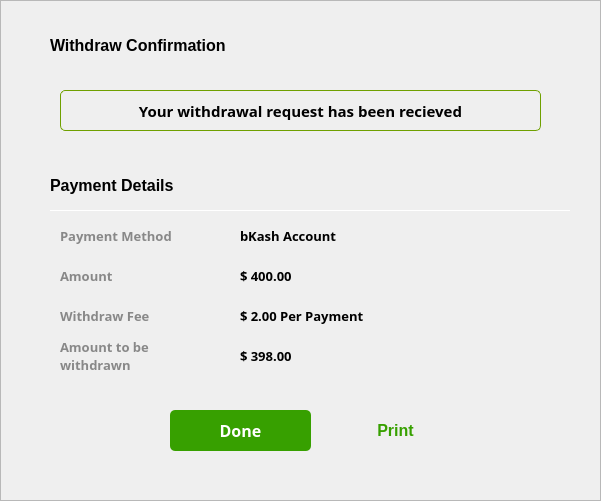
     <widget class="QFrame" name="frame_payment_3">
      <property name="geometry">
       <rect>
        <x>640</x>
        <y>100</y>
        <width>601</width>
        <height>501</height>
       </rect>
      </property>
      <property name="frameShape">
       <enum>QFrame::StyledPanel</enum>
      </property>
      <property name="frameShadow">
       <enum>QFrame::Raised</enum>
      </property>
      <widget class="QLabel" name="label_withdraw_confirm">
       <property name="geometry">
        <rect>
         <x>50</x>
         <y>30</y>
         <width>261</width>
         <height>31</height>
        </rect>
       </property>
       <property name="font">
        <font>
         <family>Segoe UI</family>
         <pointsize>12</pointsize>
         <weight>75</weight>
         <bold>true</bold>
        </font>
       </property>
       <property name="focusPolicy">
        <enum>Qt::NoFocus</enum>
       </property>
       <property name="styleSheet">
        <string notr="true">background:none;
border:none;
border-radius: none;</string>
       </property>
       <property name="text">
        <string>Withdraw Confirmation</string>
       </property>
       <property name="alignment">
        <set>Qt::AlignLeading|Qt::AlignLeft|Qt::AlignVCenter</set>
       </property>
      </widget>
      <widget class="QLabel" name="label_wallet_payment_method_3">
       <property name="geometry">
        <rect>
         <x>60</x>
         <y>220</y>
         <width>111</width>
         <height>31</height>
        </rect>
       </property>
       <property name="font">
        <font>
         <family>Segoe UI Semibold</family>
         <pointsize>10</pointsize>
         <weight>75</weight>
         <bold>true</bold>
        </font>
       </property>
       <property name="focusPolicy">
        <enum>Qt::NoFocus</enum>
       </property>
       <property name="styleSheet">
        <string notr="true">background:none;
border:none;
color:#888888;
border-radius: none;</string>
       </property>
       <property name="text">
        <string>Payment Method</string>
       </property>
       <property name="alignment">
        <set>Qt::AlignLeading|Qt::AlignLeft|Qt::AlignVCenter</set>
       </property>
      </widget>
      <widget class="QLabel" name="label_wallet_amount_2">
       <property name="geometry">
        <rect>
         <x>60</x>
         <y>260</y>
         <width>111</width>
         <height>31</height>
        </rect>
       </property>
       <property name="font">
        <font>
         <family>Segoe UI Semibold</family>
         <pointsize>10</pointsize>
         <weight>75</weight>
         <bold>true</bold>
        </font>
       </property>
       <property name="focusPolicy">
        <enum>Qt::NoFocus</enum>
       </property>
       <property name="styleSheet">
        <string notr="true">background:none;
border:none;
color:#888888;
border-radius: none;</string>
       </property>
       <property name="text">
        <string>Amount</string>
       </property>
       <property name="alignment">
        <set>Qt::AlignLeading|Qt::AlignLeft|Qt::AlignVCenter</set>
       </property>
      </widget>
      <widget class="QLabel" name="label_wallet_payment_method_4">
       <property name="geometry">
        <rect>
         <x>240</x>
         <y>220</y>
         <width>251</width>
         <height>31</height>
        </rect>
       </property>
       <property name="font">
        <font>
         <family>Segoe UI Semibold</family>
         <pointsize>10</pointsize>
         <weight>75</weight>
         <bold>true</bold>
        </font>
       </property>
       <property name="focusPolicy">
        <enum>Qt::NoFocus</enum>
       </property>
       <property name="styleSheet">
        <string notr="true">background:none;
border:none;
border-radius: none;</string>
       </property>
       <property name="text">
        <string>bKash Account</string>
       </property>
       <property name="alignment">
        <set>Qt::AlignLeading|Qt::AlignLeft|Qt::AlignVCenter</set>
       </property>
      </widget>
      <widget class="QLabel" name="label_wallet_withdraw_fee_2">
       <property name="geometry">
        <rect>
         <x>60</x>
         <y>300</y>
         <width>111</width>
         <height>31</height>
        </rect>
       </property>
       <property name="font">
        <font>
         <family>Segoe UI Semibold</family>
         <pointsize>10</pointsize>
         <weight>75</weight>
         <bold>true</bold>
        </font>
       </property>
       <property name="focusPolicy">
        <enum>Qt::NoFocus</enum>
       </property>
       <property name="styleSheet">
        <string notr="true">background:none;
border:none;
color:#888888;
border-radius: none;</string>
       </property>
       <property name="text">
        <string>Withdraw Fee</string>
       </property>
       <property name="alignment">
        <set>Qt::AlignLeading|Qt::AlignLeft|Qt::AlignVCenter</set>
       </property>
      </widget>
      <widget class="QLabel" name="label_wallet_fee_2">
       <property name="geometry">
        <rect>
         <x>240</x>
         <y>300</y>
         <width>251</width>
         <height>31</height>
        </rect>
       </property>
       <property name="font">
        <font>
         <family>Segoe UI Semibold</family>
         <pointsize>10</pointsize>
         <weight>75</weight>
         <bold>true</bold>
        </font>
       </property>
       <property name="focusPolicy">
        <enum>Qt::NoFocus</enum>
       </property>
       <property name="styleSheet">
        <string notr="true">background:none;
border:none;
border-radius: none;</string>
       </property>
       <property name="text">
        <string>$ 2.00 Per Payment</string>
       </property>
       <property name="alignment">
        <set>Qt::AlignLeading|Qt::AlignLeft|Qt::AlignVCenter</set>
       </property>
      </widget>
      <widget class="QLabel" name="label_wallet_atbw">
       <property name="geometry">
        <rect>
         <x>60</x>
         <y>340</y>
         <width>161</width>
         <height>31</height>
        </rect>
       </property>
       <property name="font">
        <font>
         <family>Segoe UI Semibold</family>
         <pointsize>10</pointsize>
         <weight>75</weight>
         <bold>true</bold>
        </font>
       </property>
       <property name="focusPolicy">
        <enum>Qt::NoFocus</enum>
       </property>
       <property name="styleSheet">
        <string notr="true">background:none;
border:none;
color:#888888;
border-radius: none;</string>
       </property>
       <property name="text">
        <string>Amount to be withdrawn</string>
       </property>
       <property name="alignment">
        <set>Qt::AlignLeading|Qt::AlignLeft|Qt::AlignVCenter</set>
       </property>
       <property name="wordWrap">
        <bool>true</bool>
       </property>
      </widget>
      <widget class="QPushButton" name="pushButton_done">
       <property name="geometry">
        <rect>
         <x>170</x>
         <y>410</y>
         <width>141</width>
         <height>41</height>
        </rect>
       </property>
       <property name="font">
        <font>
         <family>Segoe UI Semibold</family>
         <pointsize>12</pointsize>
         <weight>75</weight>
         <bold>true</bold>
        </font>
       </property>
       <property name="cursor">
        <cursorShape>PointingHandCursor</cursorShape>
       </property>
       <property name="focusPolicy">
        <enum>Qt::NoFocus</enum>
       </property>
       <property name="styleSheet">
        <string notr="true">*{
background:#37a000;
color:white;
border-radius: 5px;
}
:hover{
background: #2f8700;
}</string>
       </property>
       <property name="text">
        <string>Done</string>
       </property>
      </widget>
      <widget class="QPushButton" name="pushButton_print">
       <property name="geometry">
        <rect>
         <x>330</x>
         <y>410</y>
         <width>131</width>
         <height>41</height>
        </rect>
       </property>
       <property name="font">
        <font>
         <family>Segoe UI</family>
         <pointsize>12</pointsize>
         <weight>75</weight>
         <bold>true</bold>
        </font>
       </property>
       <property name="cursor">
        <cursorShape>PointingHandCursor</cursorShape>
       </property>
       <property name="focusPolicy">
        <enum>Qt::NoFocus</enum>
       </property>
       <property name="styleSheet">
        <string notr="true">*{
color:#37a000;
border:none;
}
:hover{
border-radius:none;
color:#2f8700;
}</string>
       </property>
       <property name="text">
        <string>Print</string>
       </property>
      </widget>
      <widget class="QLabel" name="label_payment_details">
       <property name="geometry">
        <rect>
         <x>50</x>
         <y>170</y>
         <width>261</width>
         <height>31</height>
        </rect>
       </property>
       <property name="font">
        <font>
         <family>Segoe UI</family>
         <pointsize>12</pointsize>
         <weight>75</weight>
         <bold>true</bold>
        </font>
       </property>
       <property name="focusPolicy">
        <enum>Qt::NoFocus</enum>
       </property>
       <property name="styleSheet">
        <string notr="true">background:none;
border:none;
border-radius: none;</string>
       </property>
       <property name="text">
        <string>Payment Details</string>
       </property>
       <property name="alignment">
        <set>Qt::AlignLeading|Qt::AlignLeft|Qt::AlignVCenter</set>
       </property>
      </widget>
      <widget class="Line" name="line_3">
       <property name="geometry">
        <rect>
         <x>50</x>
         <y>210</y>
         <width>521</width>
         <height>1</height>
        </rect>
       </property>
       <property name="orientation">
        <enum>Qt::Horizontal</enum>
       </property>
      </widget>
      <widget class="QLabel" name="label_wallet_amount_4">
       <property name="geometry">
        <rect>
         <x>240</x>
         <y>260</y>
         <width>251</width>
         <height>31</height>
        </rect>
       </property>
       <property name="font">
        <font>
         <family>Segoe UI Semibold</family>
         <pointsize>10</pointsize>
         <weight>75</weight>
         <bold>true</bold>
        </font>
       </property>
       <property name="focusPolicy">
        <enum>Qt::NoFocus</enum>
       </property>
       <property name="styleSheet">
        <string notr="true">background:none;
border:none;
border-radius: none;</string>
       </property>
       <property name="text">
        <string>$ 400.00</string>
       </property>
       <property name="alignment">
        <set>Qt::AlignLeading|Qt::AlignLeft|Qt::AlignVCenter</set>
       </property>
      </widget>
      <widget class="QLabel" name="label_wallet_atbw_2">
       <property name="geometry">
        <rect>
         <x>240</x>
         <y>340</y>
         <width>251</width>
         <height>31</height>
        </rect>
       </property>
       <property name="font">
        <font>
         <family>Segoe UI Semibold</family>
         <pointsize>10</pointsize>
         <weight>75</weight>
         <bold>true</bold>
        </font>
       </property>
       <property name="focusPolicy">
        <enum>Qt::NoFocus</enum>
       </property>
       <property name="styleSheet">
        <string notr="true">background:none;
border:none;
border-radius: none;</string>
       </property>
       <property name="text">
        <string>$ 398.00</string>
       </property>
       <property name="alignment">
        <set>Qt::AlignLeading|Qt::AlignLeft|Qt::AlignVCenter</set>
       </property>
      </widget>
      <widget class="QLabel" name="label_wallet_request_recieved">
       <property name="geometry">
        <rect>
         <x>60</x>
         <y>90</y>
         <width>481</width>
         <height>41</height>
        </rect>
       </property>
       <property name="font">
        <font>
         <family>Segoe UI Semibold</family>
         <pointsize>11</pointsize>
         <weight>75</weight>
         <bold>true</bold>
        </font>
       </property>
       <property name="focusPolicy">
        <enum>Qt::NoFocus</enum>
       </property>
       <property name="styleSheet">
        <string notr="true">background:none;
border:none;
border-radius: 5px;
border:1px solid #6fa000;</string>
       </property>
       <property name="text">
        <string>Your withdrawal request has been recieved</string>
       </property>
       <property name="alignment">
        <set>Qt::AlignCenter</set>
       </property>
      </widget>
      <widget class="QLabel" name="label_5">
       <property name="geometry">
        <rect>
         <x>80</x>
         <y>98</y>
         <width>25</width>
         <height>25</height>
        </rect>
       </property>
       <property name="styleSheet">
        <string notr="true">background:none;
border:none;
</string>
       </property>
       <property name="text">
        <string/>
       </property>
       <property name="pixmap">
        <pixmap resource="Resources.qrc">:/imgs/tick.png</pixmap>
       </property>
       <property name="scaledContents">
        <bool>true</bool>
       </property>
      </widget>
     </widget>
